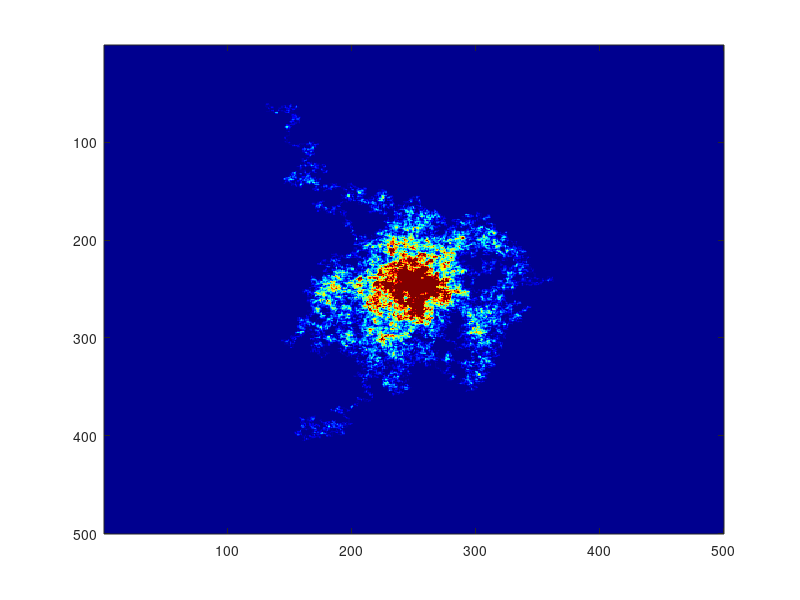

Write the MATLAB code that produced this figure.
i = 0;
j = 0;
n = 500;

Field = zeros(n,n);



while j < 40

    x = n/2;
    y = n/2;
    
    i = 0;
    
    while i < 6000
        
        dir = floor(4*rand(1));

        if dir == 0
            x = x + 1;
        elseif dir == 1
            y = y + 1;
        elseif dir == 2
            x = x - 1;
        elseif dir == 3
            y = y - 1;
        end

        Field(x,y) = Field(x,y) + 2;


       % pause(0.0001);

        i = i + 1;
    end

    j = j + 1;
    
end

image(Field);
colormap(jet);